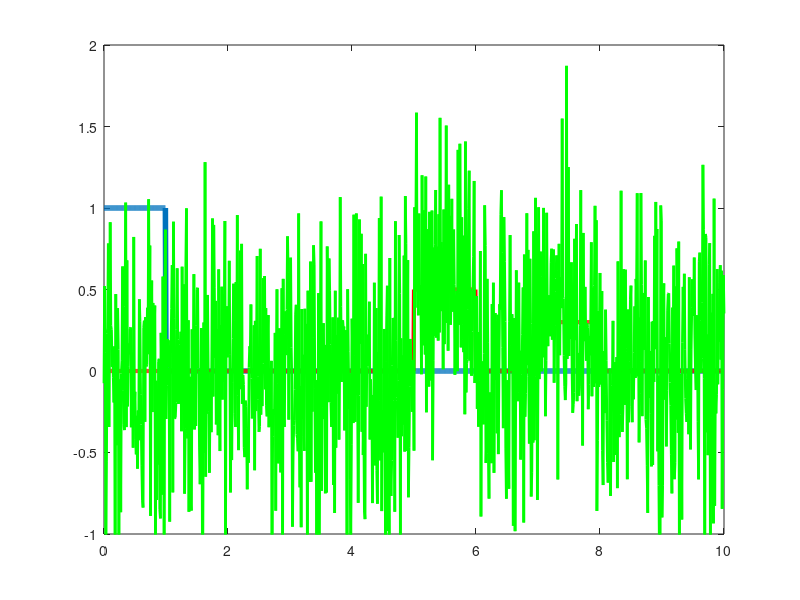

This chart was generated by the following MATLAB code: (Note: this script raises an error after producing the figure.)
clc;
clearvars;


ts=0.01;
t=0:ts:10;
tlen=length(t);
% x=zeros(1,tlen);
x=zeros(size(t));
N=round(tlen/10);
x(1:N)=1;
x(1:N)=ones(1,N);



y=zeros(1,tlen);
index1=501;
y(index1:index1+N-1)=0.5; % received signal
index2=701;
y(index2:index2+N-1)=0.3; % received multipath



noise=0.5*randn(size(y));
% noise=0;
z=y+noise;
% z=noise;
plot(t,x,'LineWidth',4)
hold on
plot(t,y,'Color','r','LineWidth',3)
plot(t,z,'Color','g','LineWidth',2)
ylim([-1 2])

ro=zeros(1,tlen);
for i=1:tlen-N
    tempp=zeros(1,tlen);
    tempp(i:i+N-1)=1;
    ro(i)=innerproduct(tempp,z);
end

figure
plot(t,ro)

[pks,locs]=findpeaks(abs(ro));

saeed=1;

% [val,pos]=max(ro);
% thr=30;
% if val>thr
%     td=t(pos);
%     C=3e8;
%     R=C*td/2;
%     sprintf('R is %d Km',R)
% else
%     sprintf('error')
% end

